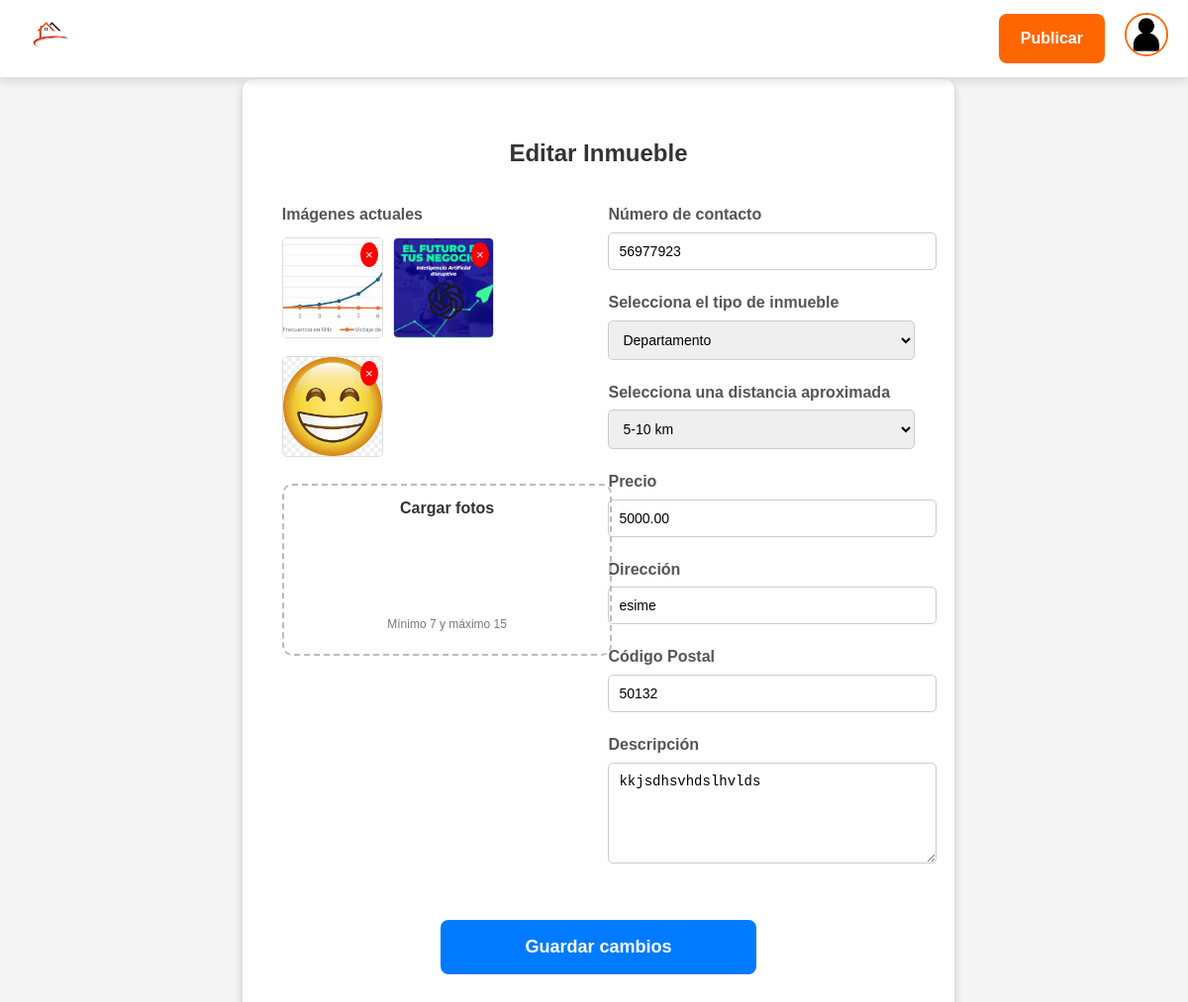
Page /editar-inmueble/3/ (signed in) on the committed database.
### listings/models.py (models this page shows, shortened)
class ImagenInmueble(models.Model):
    inmueble = models.ForeignKey(Inmueble, related_name='imagenes', on_delete=models.CASCADE)
    imagen = models.ImageField(upload_to='inmuebles/imagenes/')

class Inmueble(models.Model):
    TIPOS_INMUEBLE = [
        ('Departamento', 'Departamento'),
        ('Casa', 'Casa'),
        ('Cuarto', 'Cuarto'),
    ]
    DISTANCIAS = [
        ('0-5 km', '0-5 km'),
        ('5-10 km', '5-10 km'),
        ('10-15 km', '10-15 km'),
    ]
    usuario = models.ForeignKey(User, on_delete=models.CASCADE)
    tipo_inmueble = models.CharField(max_length=50, choices=TIPOS_INMUEBLE)
    distancia = models.CharField(max_length=50, choices=DISTANCIAS)
    direccion = models.CharField(max_length=255)
    codigo_postal = models.CharField(max_length=10)
    descripcion = models.TextField()
    precio = models.DecimalField(max_digits=10, decimal_places=2)
    numero_contacto = models.CharField(max_length=15)
    calificacion = models.DecimalField(max_digits=3, decimal_places=2, null=True, blank=True)
    arrendador = models.ForeignKey(User, on_delete=models.SET_NULL, null=True, blank=True, related_name="arrendados")
    arrendatario = models.ForeignKey(User, on_delete=models.SET_NULL, null=True, blank=True, related_name="alquileres")

### listings/views.py (the view)
# urls.py: path('editar-inmueble/<int:inmueble_id>/', views.editar_inmueble, name='editar_inmueble'),
@login_required
def editar_inmueble(request, inmueble_id):
    inmueble = get_object_or_404(Inmueble, id=inmueble_id)
    if request.user != inmueble.usuario:
        return redirect('mis_inmuebles')
    if request.method == 'POST':
        inmueble_form = InmuebleForm(request.POST, instance=inmueble, files=request.FILES)
        if inmueble_form.is_valid():
            inmueble_form.save()
            imagenes = request.FILES.getlist('imagenes')
            for imagen in imagenes:
                ImagenInmueble.objects.create(inmueble=inmueble, imagen=imagen)
            return redirect('mis_inmuebles')
    else:
        inmueble_form = InmuebleForm(instance=inmueble)
    return render(request, 'editar_inmueble.html', {
        'inmueble_form': inmueble_form,
        'inmueble': inmueble
    })

### listings/forms.py
class InmuebleForm(forms.ModelForm):
    class Meta:
        model = Inmueble
        fields = ['tipo_inmueble', 'distancia', 'direccion', 'codigo_postal', 'descripcion', 'precio', 'numero_contacto']
        widgets = {
            'tipo_inmueble': forms.Select(attrs={'class': 'form-control'}),
            'distancia': forms.Select(attrs={'class': 'form-control'}),
            'direccion': forms.TextInput(attrs={'class': 'form-control'}),
            'codigo_postal': forms.TextInput(attrs={'class': 'form-control'}),
            'descripcion': forms.Textarea(attrs={'class': 'form-control'}),
            'precio': forms.NumberInput(attrs={'class': 'form-control'}),
            'numero_contacto': forms.TextInput(attrs={'class': 'form-control'}),
        }

### listings/templates/editar_inmueble.html (shortened to what this page needs)
{% extends 'base.html' %}
{% load static %}
{% block extra_css %}
<link rel="stylesheet" href="{% static 'css/editar_inmueble.css' %}">
{% endblock %}
{% block content %}
<div class="editar-inmueble-container">
    <h1>Editar Inmueble</h1>
    <form method="post" enctype="multipart/form-data" id="edit-inmueble-form">
        <div class="form-section">
            <div class="left-column">
                <div class="form-group">
                    <label for="imagenes">Imágenes actuales</label>
                    <div class="image-preview" id="current-image-preview">
                        {% for imagen in inmueble.imagenes.all %}
                            <div class="image-preview-item" id="imagen-{{ imagen.id }}">
                                <img src="{{ imagen.imagen.url }}" alt="Imagen del inmueble">
                                <button type="button" class="remove-image" onclick="removeImage({{ imagen.id }})">&times;</button>
                            </div>
                        {% endfor %}
                    </div>
                </div>
                <div class="form-group">
                    <div class="form-control-file">
                    </div>
                </div>
            </div>
            <div class="right-column">
                <div class="form-group">
                    <label for="numero_contacto">Número de contacto</label>
                    <input type="text" name="numero_contacto" class="form-control" value="{{ inmueble.numero_contacto }}" required>
                </div>
                <div class="form-group">
                    <label for="tipo_inmueble">Selecciona el tipo de inmueble</label>
                    <select name="tipo_inmueble" class="form-control" required>
                        <option value="Departamento" {% if inmueble.tipo_inmueble == 'Departamento' %}selected{% endif %}>Departamento</option>
                    </select>
                </div>
                <div class="form-group">
                    <label for="distancia">Selecciona una distancia aproximada</label>
                    <select name="distancia" class="form-control" required>
                        <option value="5-10 km" {% if inmueble.distancia == '5-10 km' %}selected{% endif %}>5-10 km</option>
                    </select>
                </div>
                <div class="form-group">
                    <label for="precio">Precio</label>
                    <input type="number" name="precio" class="form-control" placeholder="MXN" value="{{ inmueble.precio }}" required>
                </div>
                <div class="form-group">
                    <label for="direccion">Dirección</label>
                    <input type="text" name="direccion" class="form-control" placeholder="Calle, Colonia, No" value="{{ inmueble.direccion }}" required>
                </div>
                <div class="form-group">
                    <label for="codigo_postal">Código Postal</label>
                    <input type="text" name="codigo_postal" class="form-control" value="{{ inmueble.codigo_postal }}" required>
                </div>
                <div class="form-group">
                    <label for="descripcion">Descripción</label>
                    <textarea name="descripcion" class="form-control" rows="5" required>{{ inmueble.descripcion }}</textarea>
                </div>
            </div>
        </div>
        <div class="submit-button">
            <button type="submit">Guardar cambios</button>
        </div>
    </form>
</div>
{% endblock %}

### static/css/styles.css (style rules this page uses)
body { font-family: 'Arial', sans-serif; margin: 0; padding: 0; background-color: #f4f4f4; color: #333; line-height: 1.6; box-sizing: border-box; padding-top: 80px; }

### static/css/editar_inmueble.css (style rules this page uses)
body { font-family: Arial, sans-serif; margin: 0; padding: 0; background-color: #f4f4f4; display: flex; justify-content: center; align-items: center; min-height: 100vh; }
.editar-inmueble-container { max-width: 1100px; width: 90%; background: #fff; padding: 40px; box-shadow: 0 4px 8px rgba(0, 0, 0, 0.2); border-radius: 10px; }
h1 { text-align: center; font-size: 24px; color: #333; margin-bottom: 30px; }
.form-section { display: flex; gap: 20px; }
.left-column, .right-column { flex: 1; }
.form-group { margin-bottom: 20px; }
.form-group label { display: block; font-weight: bold; margin-bottom: 5px; color: #555; }
.form-control, .form-control-file { width: 100%; padding: 10px; font-size: 14px; border: 1px solid #ccc; border-radius: 5px; }
.form-control-file { height: 150px; border: 2px dashed #bbb; text-align: center; font-size: 16px; color: #555; display: flex; align-items: center; justify-content: center; position: relative; border-radius: 10px; }
.form-control-file::before { content: "Cargar fotos"; font-weight: bold; color: #333; position: absolute; top: 10px; font-size: 16px; }
.form-control-file::after { content: "Mínimo 7 y máximo 15"; color: #777; position: absolute; bottom: 20px; font-size: 12px; }
.image-preview { display: flex; gap: 10px; flex-wrap: wrap; margin-top: 10px; }
.image-preview img { width: 100px; height: 100px; object-fit: cover; border: 1px solid #ddd; border-radius: 5px; }
.image-preview-item { position: relative; }
.remove-image { position: absolute; top: 5px; right: 5px; background: #ff0000; color: #fff; border: none; cursor: pointer; padding: 5px; border-radius: 50%; }
.submit-button { text-align: center; margin-top: 30px; }
.submit-button button { background-color: #007bff; color: #fff; padding: 15px 30px; font-size: 18px; font-weight: bold; border: 2px solid #007bff; border-radius: 8px; cursor: pointer; width: 50%; transition: all 0.3s; }

### rows in the picture
ImagenInmueble: imagen (picture)
ImagenInmueble: imagen (picture)
ImagenInmueble: imagen (picture)
Inmueble: numero_contacto "56977923", tipo_inmueble "Departamento", distancia "5-10 km", precio "5000.00", direccion "esime", codigo_postal "50132", descripcion "kkjsdhsvhdslhvlds"
